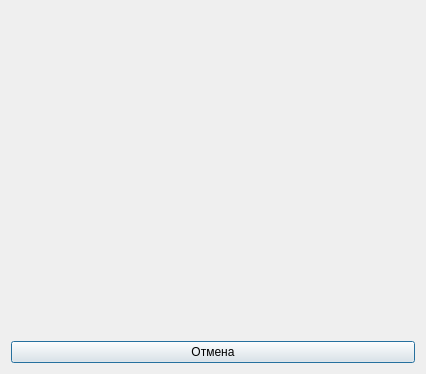
<?xml version="1.0" encoding="UTF-8"?>
<ui version="4.0">
 <class>Neutron_BDKN_test</class>
 <widget class="QDialog" name="Neutron_BDKN_test">
  <property name="geometry">
   <rect>
    <x>0</x>
    <y>0</y>
    <width>426</width>
    <height>374</height>
   </rect>
  </property>
  <property name="windowTitle">
   <string>Dialog</string>
  </property>
  <layout class="QVBoxLayout" name="verticalLayout">
   <item>
    <widget class="QLabel" name="label">
     <property name="text">
      <string/>
     </property>
    </widget>
   </item>
   <item>
    <widget class="QPushButton" name="pushButton">
     <property name="text">
      <string>Отмена</string>
     </property>
    </widget>
   </item>
  </layout>
 </widget>
 <resources/>
 <connections/>
</ui>
